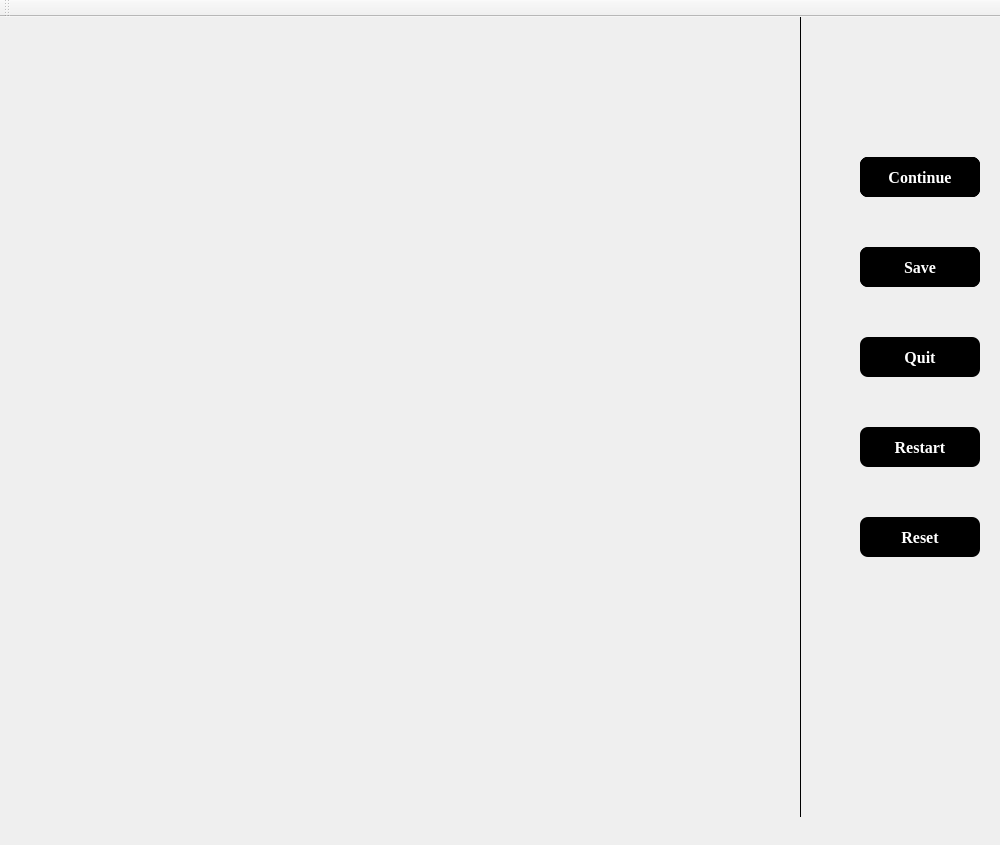
<?xml version="1.0" encoding="UTF-8"?>
<ui version="4.0">
 <class>GameWindow</class>
 <widget class="QMainWindow" name="GameWindow">
  <property name="geometry">
   <rect>
    <x>0</x>
    <y>0</y>
    <width>1000</width>
    <height>845</height>
   </rect>
  </property>
  <property name="cursor">
   <cursorShape>ArrowCursor</cursorShape>
  </property>
  <property name="windowTitle">
   <string>Retro Snaker</string>
  </property>
  <property name="styleSheet">
   <string notr="true"/>
  </property>
  <widget class="QWidget" name="centralwidget">
   <property name="cursor">
    <cursorShape>ArrowCursor</cursorShape>
   </property>
   <property name="autoFillBackground">
    <bool>false</bool>
   </property>
   <property name="styleSheet">
    <string notr="true"/>
   </property>
   <widget class="QWidget" name="widget" native="true">
    <property name="geometry">
     <rect>
      <x>800</x>
      <y>120</y>
      <width>211</width>
      <height>451</height>
     </rect>
    </property>
    <widget class="QPushButton" name="pushButtonStart">
     <property name="geometry">
      <rect>
       <x>60</x>
       <y>20</y>
       <width>120</width>
       <height>40</height>
      </rect>
     </property>
     <property name="font">
      <font>
       <family>Times New Roman</family>
       <pointsize>12</pointsize>
       <weight>75</weight>
       <bold>true</bold>
      </font>
     </property>
     <property name="cursor">
      <cursorShape>PointingHandCursor</cursorShape>
     </property>
     <property name="mouseTracking">
      <bool>true</bool>
     </property>
     <property name="contextMenuPolicy">
      <enum>Qt::NoContextMenu</enum>
     </property>
     <property name="styleSheet">
      <string notr="true">border-radius: 8px;
	background-color: rgb(0, 0, 0);
	background-color: qlineargradient(spread:pad, x1:0, 			y1:0, x2:1, y2:0, stop:0 rgba(0, 0, 0, 255), 				stop:1 rgba(200, 200, 200, 200));
	color: white;
</string>
     </property>
     <property name="text">
      <string>Start</string>
     </property>
    </widget>
    <widget class="QPushButton" name="pushButtonPause">
     <property name="geometry">
      <rect>
       <x>60</x>
       <y>20</y>
       <width>120</width>
       <height>40</height>
      </rect>
     </property>
     <property name="font">
      <font>
       <family>Times New Roman</family>
       <pointsize>12</pointsize>
       <weight>75</weight>
       <bold>true</bold>
      </font>
     </property>
     <property name="cursor">
      <cursorShape>PointingHandCursor</cursorShape>
     </property>
     <property name="mouseTracking">
      <bool>true</bool>
     </property>
     <property name="contextMenuPolicy">
      <enum>Qt::NoContextMenu</enum>
     </property>
     <property name="styleSheet">
      <string notr="true">border-radius: 8px;
	background-color: rgb(0, 0, 0);
	background-color: qlineargradient(spread:pad, x1:0, 			y1:0, x2:1, y2:0, stop:0 rgba(0, 0, 0, 255), 				stop:1 rgba(200, 200, 200, 200));
	color: white;
	border-style: solid;</string>
     </property>
     <property name="text">
      <string>Pause</string>
     </property>
    </widget>
    <widget class="QPushButton" name="pushButtonQuit">
     <property name="geometry">
      <rect>
       <x>60</x>
       <y>200</y>
       <width>120</width>
       <height>40</height>
      </rect>
     </property>
     <property name="font">
      <font>
       <family>Times New Roman</family>
       <pointsize>12</pointsize>
       <weight>75</weight>
       <bold>true</bold>
      </font>
     </property>
     <property name="cursor">
      <cursorShape>PointingHandCursor</cursorShape>
     </property>
     <property name="mouseTracking">
      <bool>true</bool>
     </property>
     <property name="contextMenuPolicy">
      <enum>Qt::NoContextMenu</enum>
     </property>
     <property name="styleSheet">
      <string notr="true">border-radius: 8px;
	background-color: rgb(0, 0, 0);
	background-color: qlineargradient(spread:pad, x1:0, 			y1:0, x2:1, y2:0, stop:0 rgba(0, 0, 0, 255), 				stop:1 rgba(200, 200, 200, 200));
	color: white;</string>
     </property>
     <property name="text">
      <string>Quit</string>
     </property>
    </widget>
    <widget class="QPushButton" name="pushButtonLoad">
     <property name="geometry">
      <rect>
       <x>60</x>
       <y>110</y>
       <width>120</width>
       <height>40</height>
      </rect>
     </property>
     <property name="font">
      <font>
       <family>Times New Roman</family>
       <pointsize>12</pointsize>
       <weight>75</weight>
       <bold>true</bold>
      </font>
     </property>
     <property name="cursor">
      <cursorShape>PointingHandCursor</cursorShape>
     </property>
     <property name="mouseTracking">
      <bool>true</bool>
     </property>
     <property name="contextMenuPolicy">
      <enum>Qt::NoContextMenu</enum>
     </property>
     <property name="styleSheet">
      <string notr="true">border-radius: 8px;
	background-color: rgb(0, 0, 0);
	background-color: qlineargradient(spread:pad, x1:0, 			y1:0, x2:1, y2:0, stop:0 rgba(0, 0, 0, 255), 				stop:1 rgba(200, 200, 200, 200));
	color: white;
</string>
     </property>
     <property name="text">
      <string>Load</string>
     </property>
    </widget>
    <widget class="QPushButton" name="pushButtonRestart">
     <property name="geometry">
      <rect>
       <x>60</x>
       <y>290</y>
       <width>120</width>
       <height>40</height>
      </rect>
     </property>
     <property name="font">
      <font>
       <family>Times New Roman</family>
       <pointsize>12</pointsize>
       <weight>75</weight>
       <bold>true</bold>
      </font>
     </property>
     <property name="cursor">
      <cursorShape>PointingHandCursor</cursorShape>
     </property>
     <property name="mouseTracking">
      <bool>true</bool>
     </property>
     <property name="contextMenuPolicy">
      <enum>Qt::NoContextMenu</enum>
     </property>
     <property name="styleSheet">
      <string notr="true">border-radius: 8px;
	background-color: rgb(0, 0, 0);
	background-color: qlineargradient(spread:pad, x1:0, 			y1:0, x2:1, y2:0, stop:0 rgba(0, 0, 0, 255), 				stop:1 rgba(200, 200, 200, 200));
	color: white;
</string>
     </property>
     <property name="text">
      <string>Restart</string>
     </property>
    </widget>
    <widget class="QPushButton" name="pushButtonSave">
     <property name="geometry">
      <rect>
       <x>60</x>
       <y>110</y>
       <width>120</width>
       <height>40</height>
      </rect>
     </property>
     <property name="font">
      <font>
       <family>Times New Roman</family>
       <pointsize>12</pointsize>
       <weight>75</weight>
       <bold>true</bold>
      </font>
     </property>
     <property name="cursor">
      <cursorShape>PointingHandCursor</cursorShape>
     </property>
     <property name="mouseTracking">
      <bool>true</bool>
     </property>
     <property name="contextMenuPolicy">
      <enum>Qt::NoContextMenu</enum>
     </property>
     <property name="styleSheet">
      <string notr="true">border-radius: 8px;
	background-color: rgb(0, 0, 0);
	background-color: qlineargradient(spread:pad, x1:0, 			y1:0, x2:1, y2:0, stop:0 rgba(0, 0, 0, 255), 				stop:1 rgba(200, 200, 200, 200));
	color: white;
</string>
     </property>
     <property name="text">
      <string>Save</string>
     </property>
    </widget>
    <widget class="QPushButton" name="pushButtonContinue">
     <property name="geometry">
      <rect>
       <x>60</x>
       <y>20</y>
       <width>120</width>
       <height>40</height>
      </rect>
     </property>
     <property name="font">
      <font>
       <family>Times New Roman</family>
       <pointsize>12</pointsize>
       <weight>75</weight>
       <bold>true</bold>
      </font>
     </property>
     <property name="cursor">
      <cursorShape>PointingHandCursor</cursorShape>
     </property>
     <property name="mouseTracking">
      <bool>true</bool>
     </property>
     <property name="contextMenuPolicy">
      <enum>Qt::NoContextMenu</enum>
     </property>
     <property name="styleSheet">
      <string notr="true">border-radius: 8px;
	background-color: rgb(0, 0, 0);
	background-color: qlineargradient(spread:pad, x1:0, 			y1:0, x2:1, y2:0, stop:0 rgba(0, 0, 0, 255), 				stop:1 rgba(200, 200, 200, 200));
	color: white;
	border-style: solid;</string>
     </property>
     <property name="text">
      <string>Continue</string>
     </property>
    </widget>
    <widget class="QPushButton" name="pushButtonReset">
     <property name="geometry">
      <rect>
       <x>60</x>
       <y>380</y>
       <width>120</width>
       <height>40</height>
      </rect>
     </property>
     <property name="font">
      <font>
       <family>Times New Roman</family>
       <pointsize>12</pointsize>
       <weight>75</weight>
       <bold>true</bold>
      </font>
     </property>
     <property name="cursor">
      <cursorShape>PointingHandCursor</cursorShape>
     </property>
     <property name="mouseTracking">
      <bool>true</bool>
     </property>
     <property name="contextMenuPolicy">
      <enum>Qt::NoContextMenu</enum>
     </property>
     <property name="styleSheet">
      <string notr="true">border-radius: 8px;
	background-color: rgb(0, 0, 0);
	background-color: qlineargradient(spread:pad, x1:0, 			y1:0, x2:1, y2:0, stop:0 rgba(0, 0, 0, 255), 				stop:1 rgba(200, 200, 200, 200));
	color: white;
</string>
     </property>
     <property name="text">
      <string>Reset</string>
     </property>
    </widget>
   </widget>
   <widget class="Line" name="line">
    <property name="geometry">
     <rect>
      <x>800</x>
      <y>0</y>
      <width>1</width>
      <height>800</height>
     </rect>
    </property>
    <property name="styleSheet">
     <string notr="true">background-color: black;</string>
    </property>
    <property name="orientation">
     <enum>Qt::Vertical</enum>
    </property>
   </widget>
  </widget>
  <widget class="QMenuBar" name="menubar">
   <property name="geometry">
    <rect>
     <x>0</x>
     <y>0</y>
     <width>1000</width>
     <height>25</height>
    </rect>
   </property>
   <property name="palette">
    <palette>
     <active/>
     <inactive/>
     <disabled/>
    </palette>
   </property>
   <property name="font">
    <font>
     <family>Times New Roman</family>
     <pointsize>11</pointsize>
    </font>
   </property>
   <property name="cursor">
    <cursorShape>ArrowCursor</cursorShape>
   </property>
   <property name="styleSheet">
    <string notr="true"/>
   </property>
  </widget>
  <widget class="QToolBar" name="toolBar">
   <property name="windowTitle">
    <string>toolBar</string>
   </property>
   <attribute name="toolBarArea">
    <enum>TopToolBarArea</enum>
   </attribute>
   <attribute name="toolBarBreak">
    <bool>false</bool>
   </attribute>
  </widget>
 </widget>
 <resources/>
 <connections/>
</ui>
